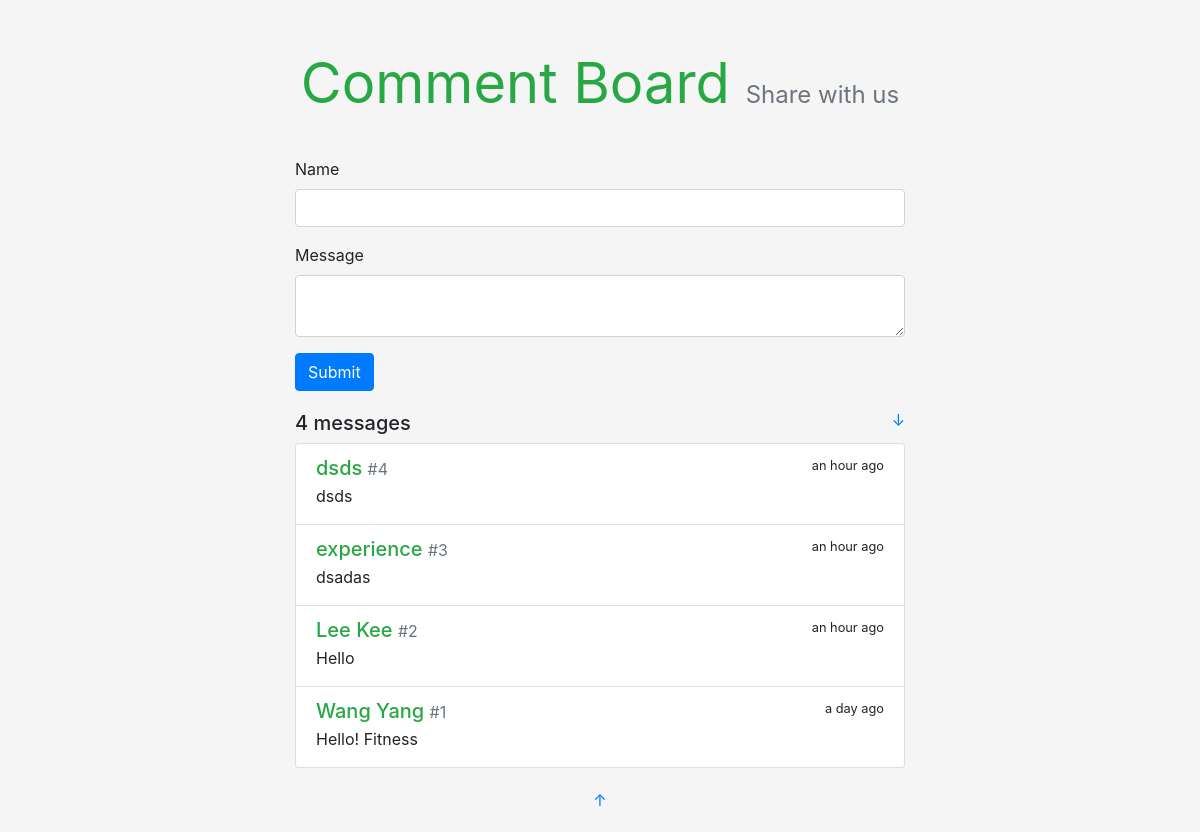
The page /comment on the database its author committed.
### fitness/main.py (models this page shows)
class Messager(db.Model):
    id = db.Column(db.Integer, primary_key=True)
    body = db.Column(db.String(200))
    name = db.Column(db.String(20))
    timestamp = db.Column(db.DateTime, default=datetime.utcnow, index=True)

### fitness/main.py (the view, shortened to what this page needs)
@app.route('/comment', methods=['GET', 'POST'])  # completed
def comment():
    messages = Messager.query.order_by(Messager.timestamp.desc()).all()
    form = TextForm()
    return render_template('comment.html', form=form, messages=messages)

### fitness/main.py
class TextForm(FlaskForm):
    name = StringField('Name', validators=[DataRequired(), Length(1, 20)])
    body = TextAreaField('Message', validators=[DataRequired(), Length(1, 200)])
    submit = SubmitField()

### fitness/templates/comment.html
{% extends 'base.html' %}
{% from 'bootstrap/form.html' import render_form %}
{% block content %}
    <div class="hello-form">
        {{ render_form(form, action=request.full_path) }}
    </div>
    <h5>{{ messages|length }} messages
        <small class="float-right">
            <a href="#bottom" title="Go Bottom">&darr;</a>
        </small>
    </h5>
    <div class="list-group">
        {% for message in messages %}
            <a class="list-group-item list-group-item-action flex-column">
                <div class="d-flex w-100 justify-content-between">
                    <h5 class="mb-1 text-success">{{ message.name }}
                        <small class="text-muted"> #{{ loop.revindex }}</small>
                    </h5>
                    <small data-toggle="tooltip" data-placement="top"
                           data-timestamp="{{ message.timestamp }}"
                           data-delay="500">
                        {{ moment(message.timestamp).fromNow(refresh=True) }}
                    </small>
                </div>
                <p class="mb-1">{{ message.body }}</p>
            </a>
        {% endfor %}
    </div>
{% endblock %}

### fitness/templates/base.html (shortened to what this page needs)
<!DOCTYPE html>
<html lang="en">
<head>
    <link rel="stylesheet" href="{{ url_for('static', filename='css/bootstrap.min.css') }}" type="text/css">
    <link rel="stylesheet" href="{{ url_for('static', filename='css/style.css') }}" type="text/css">
</head>
<body>
<main class="container">
    <header>
        <h1 class="text-center display-4">
            <a href="{{ url_for('index') }}" class="text-success"><strong>Comment Board</strong></a>
            <small class="text-muted sub-title">Share with us</small>
        </h1>
    </header>
    {% block content %}{% endblock %}
    <footer class="text-center">
        {% block footer %}
            <p><a id="bottom" href="#" title="Go Top">&uarr;</a></p>
        {% endblock %}
    </footer>
</main>
</body>
</html>

### fitness/static/css/style.css (style rules this page uses)
body { background-color: rgb(245, 245, 245) !important; }
p { overflow-wrap: break-word; word-wrap: break-word; }
.container { max-width: 640px !important; }
.hello-form { margin-bottom: 20px; }
header { margin: 50px 0 40px 0; }
header h1 { font-size: 60px; font-weight: bold; }
.sub-title { font-size: 24px; }
header a { text-decoration: none !important; }
footer { margin: 20px; }

### rows shown on the page
Messager: name "dsds", timestamp "an hour ago", body "dsds"
Messager: name "experience", timestamp "an hour ago", body "dsadas"
Messager: name "Lee Kee", timestamp "an hour ago", body "Hello"
Messager: name "Wang Yang", timestamp "a day ago", body "Hello! Fitness"

### other values the page prints
{{ messages|length }} "4"
